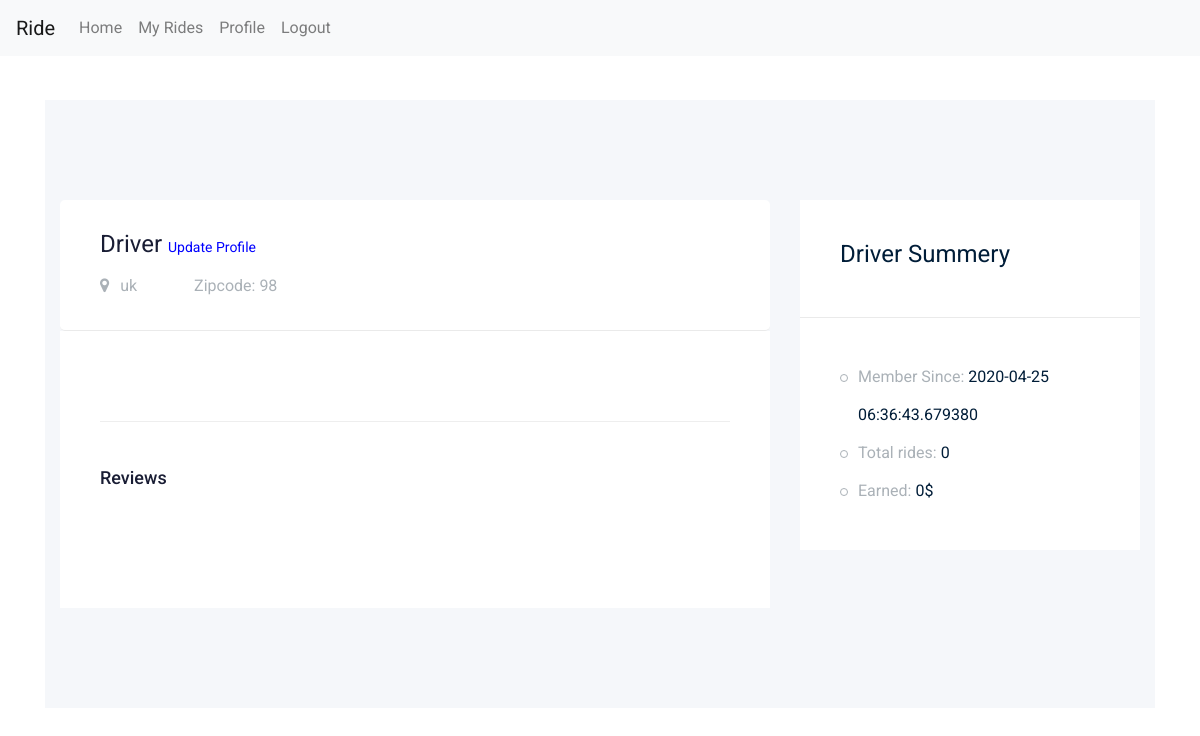
/driver/profile (signed in), run on an earlier commit of the app's database.
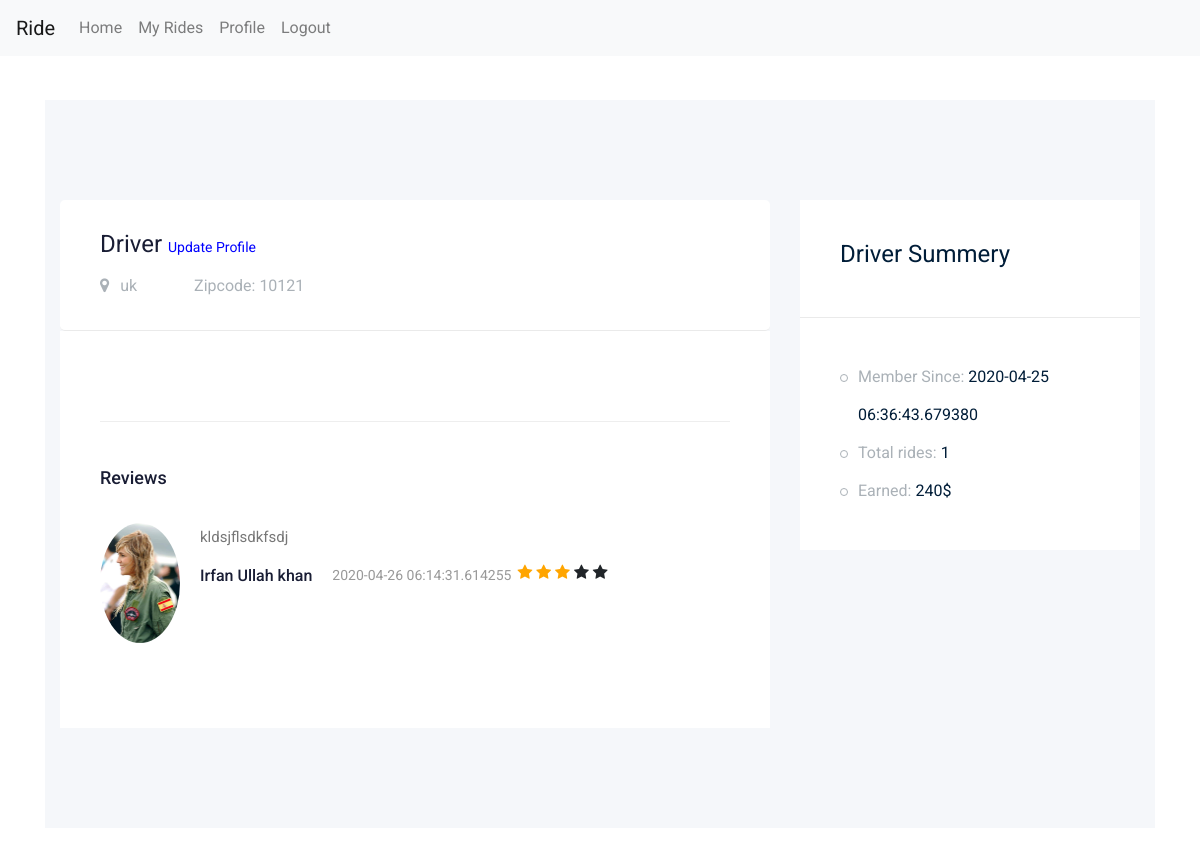
And on a later commit of the database.
### app/models/models.py (models this page shows, shortened)
class User(db.Model,UserMixin):
    __tablename__ = "users"
    id = db.Column(db.Integer, primary_key=True)
    name = db.Column(db.String(100), nullable=False)
    surname = db.Column(db.String(100), nullable=False)
    email = db.Column(db.String(100), unique=True, nullable=False)
    country = db.Column(db.String(100),nullable=True)
    password = db.Column(db.String(150), nullable=False)
    zipcode = db.Column(db.Integer, default=0)
    roles = db.Column(db.String(10), default="Passenger")
    profile_image = db.Column(db.String(255), nullable=True, default="0")
    profile_description = db.Column(db.String(255), nullable=True) #############
    isOnline = db.Column(db.Integer, nullable=False, default=0)
    member_since = db.Column(db.DateTime, nullable=False, default=datetime.utcnow)
    charges_per_kilo = db.Column(db.Integer, default=0) #only for driver ###############
    passengers = db.relationship('Ride', foreign_keys="[Ride.passenger_id]")
    drivers = db.relationship('Ride', foreign_keys="[Ride.driver_id]")

class Ride(db.Model):
    __tablename__ = "rides"
    id = db.Column(db.Integer, primary_key=True)
    driver_id = db.Column(db.Integer, db.ForeignKey('users.id'))
    passenger_id = db.Column(db.Integer, db.ForeignKey('users.id'))
    zipcode = db.Column(db.Integer, nullable=False) ###################remove
    from_loc = db.Column(db.String(150), nullable=False)
    to_loc = db.Column(db.String(150), nullable=False)
    isStarted = db.Column(db.Integer, default=0) #0: not started, 1: started, 2: responded by other driver.
    isEnded = db.Column(db.Integer, default=0) #0: not ended, 1: ended
    isPaid = db.Column(db.Integer, default=0) #0: not paid, 1: paid
    isConfirmed = db.Column(db.Integer, default=0) #0######## remove
    passenger_ratings = db.Column(db.Integer, nullable=True)############
    driver_ratings = db.Column(db.Integer, nullable=True) ##########
    passenger_ratings = db.Column(db.Integer, default=0)
    distance = db.Column(db.Integer, default=0)
    driver_review_for_passenger = db.Column(
        db.String(255), nullable=True)  # will be updated when ride ends ############
    passenger_review_for_driver = db.Column(
        db.String(255), nullable=True)  # will be updated when ride ends
    price = db.Column(db.Integer, nullable=False)
    isReviewedByDriver = db.Column(db.Integer, nullable=False, default=0)#####################
    isReviewedByPassenger = db.Column(db.Integer, nullable=False, default=0)
    ride_date = db.Column(db.DateTime, nullable=False, default=datetime.utcnow)

### app/driver/views.py (the view)
@driveblueprint.route('/profile')
@login_required
def profile():
    isDriver()
    loggedin_user= current_user
    user_id = loggedin_user.id
    total_rides = Ride.query.filter_by(driver_id=loggedin_user.id).count()
    earned = Ride.query.with_entities(func.sum(Ride.price).label('earned')).filter_by(driver_id=loggedin_user.id).all()[0][0]
    reviews = db.engine.execute(text("SELECT * from rides left join users on users.id = rides.passenger_id where driver_id = "+str(user_id)))
    return render_template('driver_profile.html', user=loggedin_user, reviews=reviews,earned=earned,total_rides=total_rides, zipcode_updated=has_zipcode_been_updated(loggedin_user))

### app/driver/views.py (called while the page is built)
def isDriver():
    user = current_user
    if not user.roles == "Passenger":
        return redirect("/logout")

def has_zipcode_been_updated(user):
    if user.zipcode == 0:
        return True
    else:
        return False

### app/models/models.py (called while the page is built)
@login_manager.user_loader
def load_user(user_id):
    return User.query.get(user_id)

### app/driver/templates/driver_profile.html (shortened to what the changed rows need)
{% extends 'driver_masterlayout.html' %}
{% block body %}
<section class="contact-section section_padding">
    <div class="container">
        <div class="row">
            <div class="col-lg-12">
                <div class="job_details_area">
                    <div class="container">
                        <div class="row">
                            <div class="col-lg-8">
                                <div class="job_details_header">
                                    <div class="single_jobs white-bg d-flex justify-content-between">
                                        <div class="jobs_left d-flex align-items-center">
                                            <div class="jobs_conetent">
                                                <a href="#"><h4>{{user.name}}
                                                </h4></a>
                                                <div class="links_locat d-flex align-items-center">
                                                    <div class="location">
                                                        <p><i class="fa fa-map-marker"></i> {{user.country}}</p>
                                                    </div>
                                                    <div class="location">
                                                        <p>Zipcode: {{user.zipcode}}</p>
                                                    </div>
                                                </div>
                                            </div>
                                        </div>
                                    </div>
                                </div>
                                <div class="descript_wrap white-bg">
                                    <div class="comments-area">
                                        {% for r in reviews %}
                                        <div class="comment-list">
                                            <div class="single-comment justify-content-between d-flex">
                                                <div class="user justify-content-between d-flex">
                                                    <div class="thumb">
                                                        {% if r.profile_image == "0" %}
                                                        <img src="https://mdbootstrap.com/img/Photos/Others/placeholder-avatar.jpg"
                                                             alt="">
                                                        {% else %}
                                                        <img src="{{url_for('static',filename='uploads/'+r.profile_image)}}"
                                                             class="img-responsive" style="width:80px;" alt="">
                                                        {% endif %}
                                                    </div>
                                                    <div class="desc">
                                                        <p class="comment">
                                                            {{r.passenger_review_for_driver}}
                                                        </p>
                                                        <div class="d-flex justify-content-between">
                                                            <div class="d-flex align-items-center">
                                                                <h5>
                                                                    <a href="#">{{r.name}}</a>
                                                                </h5>
                                                                <p class="date">{{r.ride_date}}</p>
                                                            </div>
                                                            <div style="margin-left:6px;" class="reply-btn">
                                                                {% for i in range(0,5) %}
                                                                {% if i+1 <= r.driver_ratings %}
                                                                <span><i class="fa fa-star checked"></i></span>
                                                                {% else %}
                                                                <span><i class="fa fa-star"></i></span>
                                                                {% endif %}
                                                                {% endfor %}
                                                            </div>
                                                        </div>
                                                    </div>
                                                </div>
                                            </div>
                                        </div>
                                        {% endfor %}
                                    </div>
                                </div>
                            </div>
                            <div class="col-lg-4">
                                <div class="job_sumary">
                                    <div class="job_content">
                                        <ul>
                                            <li>Member Since: <span>{{user.member_since}}</span></li>
                                            <li>Total rides: <span>
                                {% if total_rides %}
 {{total_rides}}
                                        {% else %}
                                   0
                                    {% endif %}
                                </span></li>
                                            <li>Earned: <span>
                                    {% if earned %}
                                    {{earned}}$
                                {% else %}
                                    0$
                                    {% endif %}
                                    </span>
                                            </li>
                                        </ul>
                                    </div>
                                </div>
                            </div>
                        </div>
                    </div>
                </div>
            </div>
        </div>
    </div>
</section>
{% endblock %}

What changed in the data, as far as the page shows it:
changed User "Driver": zipcode "98" → "10121"
added Ride: profile_image (picture), passenger_review_for_driver "kldsjflsdkfsdj", name "Irfan Ullah khan", ride_date "2020-04-26 06:14:31.614255", driver_ratings 3 (drawn)
Also different on the page:
{{ total_rides }}: (not shown) → "1"
{{ earned }}: (not shown) → "240"
text no longer shown: "0 0$"
